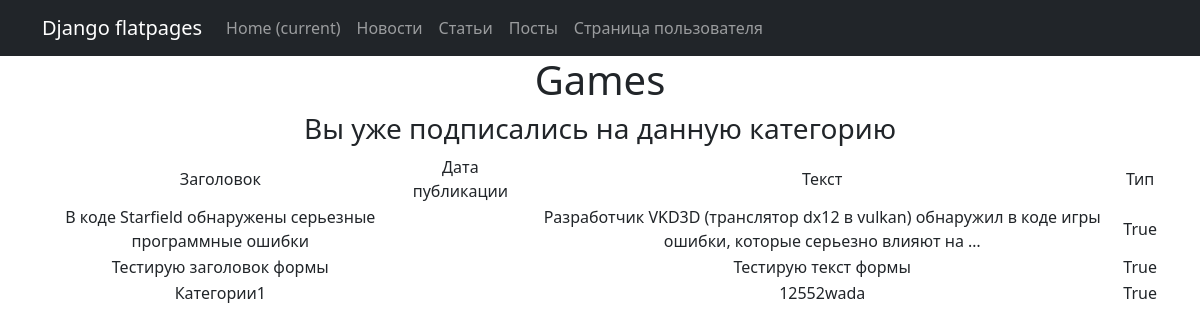
Screenshot of /category/1/ (signed in) with the database file from the repository.
### News/models.py (models this page shows, shortened)
class Category(models.Model):
    category = models.CharField(max_length=255, unique=True)
    subscribe = models.ManyToManyField(User, through='CategorySubscribe', verbose_name=pgettext_lazy('subscriber', 'subscriber'))
    def __str__(self) -> str:
        return f'{self.category}'

class Post(models.Model):
    author = models.ForeignKey(Author, on_delete=models.CASCADE)
    type = models.BooleanField()
    time_create = models.DateTimeField(auto_now_add=True)
    category = models.ManyToManyField(Category, through='PostCategory')
    title = models.CharField(max_length=100)
    text = models.TextField()
    mat_rating = models.IntegerField(default=0)

### News/views.py (the view)
# urls.py: path('category/<int:pk>/', CategoryPost.as_view(), name='category'),
class CategoryPost(DetailView):
    model = Category
    template_name = 'post_category.html'
    context_object_name = 'postcategory'
    def get_context_data(self, **kwargs):
        context = super().get_context_data(**kwargs)
        context['posts'] = Post.objects.filter(category=kwargs['object'])
        context['is_not_categorys'] = not CategorySubscribe.objects.filter(category=self.kwargs['pk'], subscriber=self.request.user.id).exists()
        return context

### templates/post_category.html (shortened to what this page needs)
{% extends 'flatpages/default.html' %}
{% block content %}
<h1> {{ postcategory }}</h1>
    {% if is_not_categorys %}
        <p><a href="subscribe">Подписаться на новости категории</a></p>
    {% else %}
        <h3>Вы уже подписались на данную категорию</h3>
    {% endif %}
{% if postcategory %}
        <table>
            <tr>
                <td> Заголовок</td>
                <td> Дата публикации </td>
                <td> Текст </td>
                <td> Тип </td>
            </tr>
            {% for post in posts %}
            <tr>
                <td> {{ post.title }} </td>
                <td> {{ post.time_in|date:'d M Y' }} </td>
                <td> {{ post.text|truncatewords:15 }} </td>
                <td> {{ post.type }} </td>
            </tr>
            {% endfor %}
        </table>
    {% else %}
        <h2> Нет новостей! </h2>
    {% endif %}
{% endblock content %}

### rows the page displays
Category: category "Games"
Post: title "В коде Starfield обнаружены серьезные программные ошибки", text "Разработчик VKD3D (транслятор dx12 в vulkan) обнаружил в коде игры ошибки, которые серьезно влияют на …", type "True"
Post: title "Тестирую заголовок формы", text "Тестирую текст формы", type "True"
Post: title "Категории1", text "12552wada", type "True"
